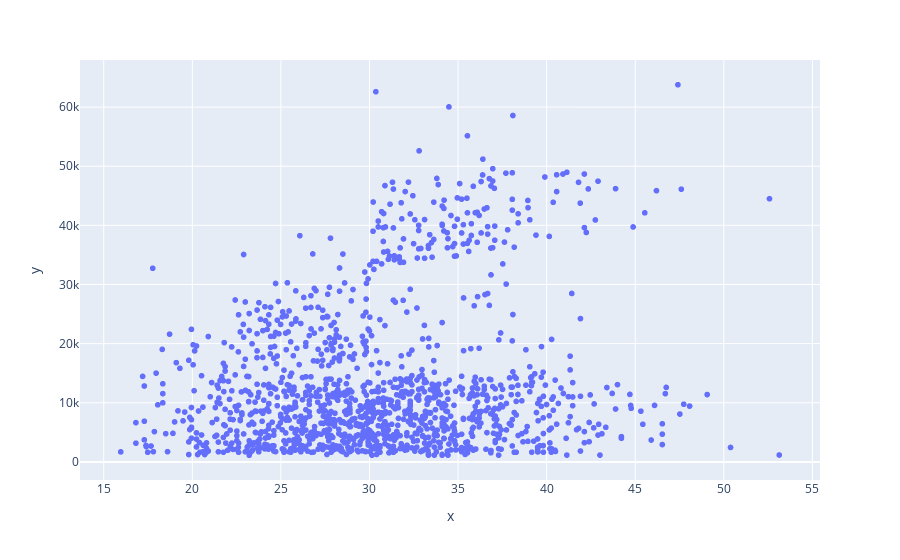

The notebook cell this image was saved under:
### Code cell
ploting = px.scatter(x = list_of_bmi.ravel(), y = list_of_charges.ravel())
ploting.show()

### Figure 1 — Plotly figure (JSON) as saved in the notebook; plotly's stock layout.template omitted (floating-point values rounded to 4 significant figures; data arrays with more than 128 entries replaced by an {"elided": "..."} marker saying what was removed)
{"data": [{"hovertemplate": "x=%{x}<br>y=%{y}<extra></extra>", "legendgroup": "", "marker": {"color": "#636efa", "symbol": "circle"}, "mode": "markers", "name": "", "showlegend": false, "type": "scattergl", "x": {"elided": "1338 float values"}, "xaxis": "x", "y": {"elided": "1338 float values"}, "yaxis": "y"}], "layout": {"legend": {"tracegroupgap": 0}, "margin": {"t": 60}, "xaxis": {"anchor": "y", "domain": [0, 1], "title": {"text": "x"}}, "yaxis": {"anchor": "x", "domain": [0, 1], "title": {"text": "y"}}}}
